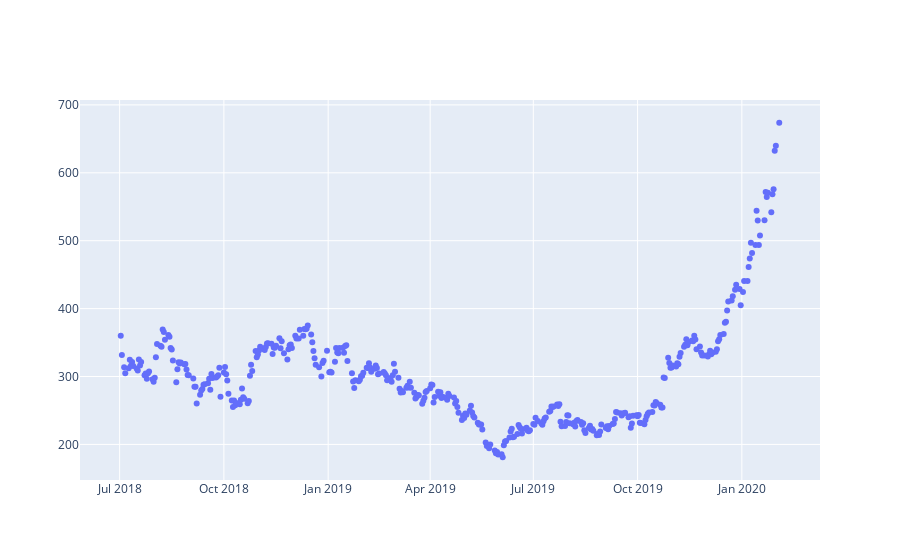

Notebook code cell kept with this figure:
### Code cell
# recent Trend
fig2 = go.Figure()
fig2.add_trace(go.Scatter(x=dataFrame.tail(400)['Date'], y=dataFrame.tail(400)['Open'], mode='markers'))
fig2.show()

### Figure 1 — Plotly figure (JSON) as saved in the notebook; plotly's stock layout.template omitted (floating-point values rounded to 4 significant figures; data arrays with more than 128 entries replaced by an {"elided": "..."} marker saying what was removed)
{"data": [{"mode": "markers", "type": "scatter", "x": {"elided": "400 str values"}, "y": {"elided": "400 float values"}}], "layout": {}}
